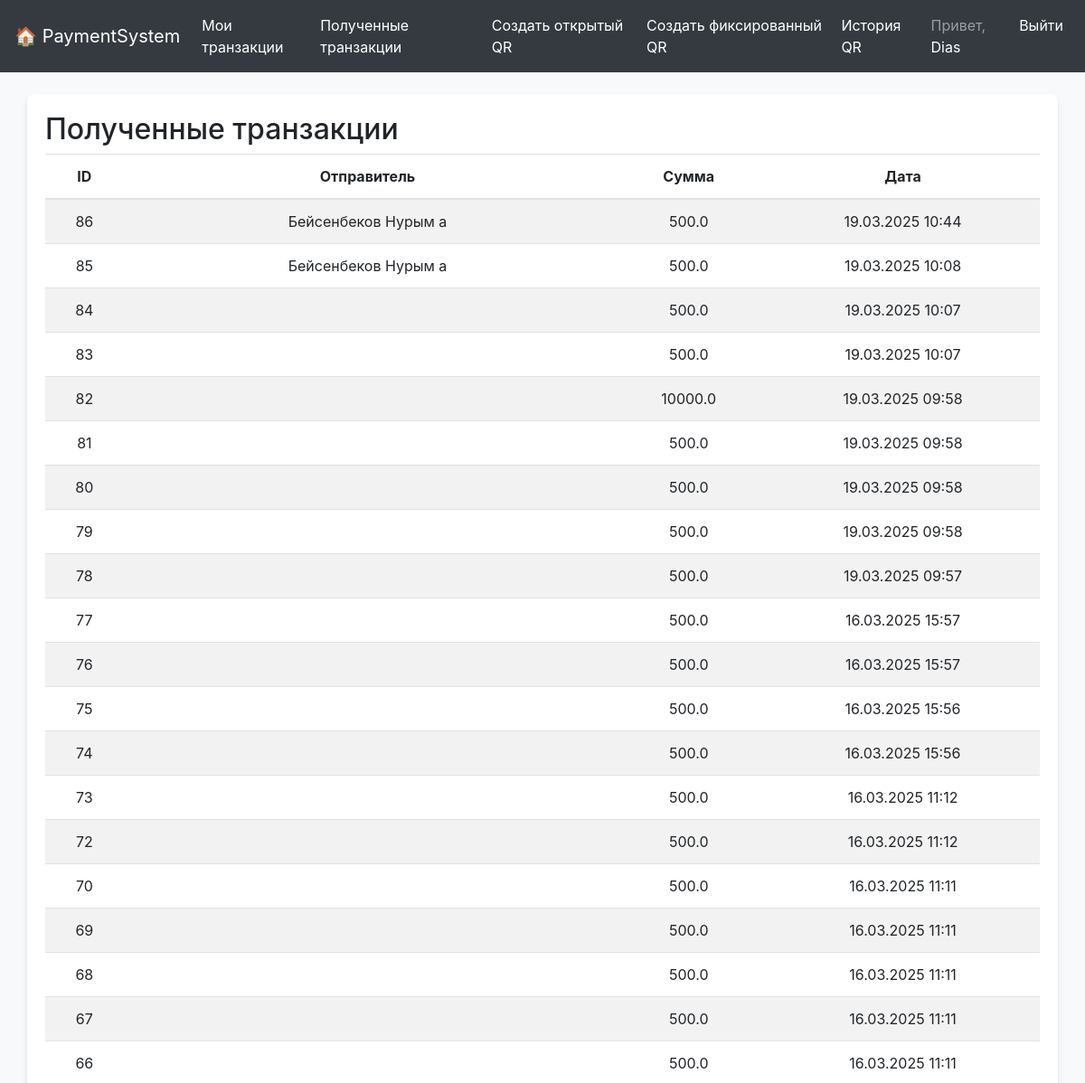
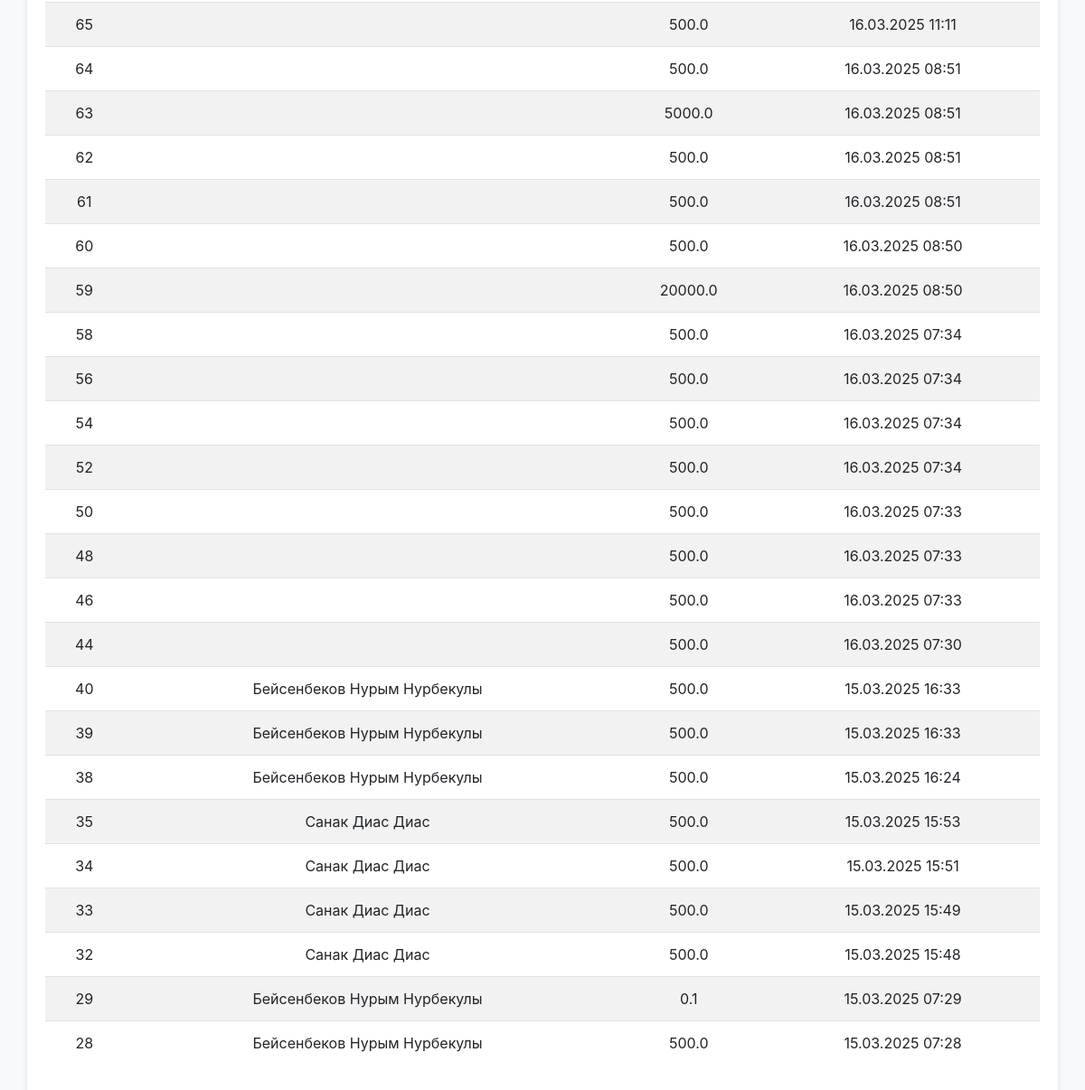
The page /received/ (signed in) on the database its author committed (2 pictures, top to bottom).
### payments/models.py (models this page shows, shortened)
class User(AbstractUser):
    balance = models.FloatField(default=0.0)
    ROLE_CHOICES = (
        ('admin', 'Администратор'),
        ('user', 'Обычный пользователь'),
    )
    account_number = models.CharField(max_length=16, unique=True, null=False, default=generate_account_number)
    full_name = models.CharField(max_length=255, blank=True)
    date_of_birth = models.DateField(null=True, blank=True)
    ACCOUNT_STATUS_CHOICES = (
        ('active', 'Активен'),
        ('blocked', 'Заблокирован'),
        ('frozen', 'Заморожен'),
    )
    account_status = models.CharField(max_length=10, choices=ACCOUNT_STATUS_CHOICES, default='active')
    role = models.CharField(max_length=10, choices=ROLE_CHOICES, default='user')

class Transaction(models.Model):
    sender = models.ForeignKey('User', related_name="sent_transactions", on_delete=models.CASCADE)
    receiver = models.ForeignKey('User', related_name="received_transactions", on_delete=models.CASCADE)
    amount = models.FloatField(validators=[MinValueValidator(0.01), MaxValueValidator(1000000000.0)])
    STATUS_CHOICES = (
        ('PENDING', 'Pending'),
        ('APPROVED', 'Approved'),
        ('REJECTED', 'Rejected'),
        ('SUSPICIOUS', 'Suspicious'),
    )
    status = models.CharField(max_length=10, choices=STATUS_CHOICES, default='PENDING')
    date = models.DateTimeField(auto_now_add=True)
    risk_score = models.FloatField(validators=[MinValueValidator(0.0), MaxValueValidator(100.0)], default=0.0)

### payments/views.py (the view)
# urls.py: path('received/', views.received_transactions, name='received_transactions'),
@login_required
def received_transactions(request):
    transactions = Transaction.objects.filter(receiver=request.user, status='APPROVED').order_by('-date')
    return render(request, 'payments/received_transactions.html', {'transactions': transactions})

### payments/templates/payments/received_transactions.html
{% extends 'payments/base.html' %}
{% block content %}
  <h2>Полученные транзакции</h2>
  <table class="table table-striped">
    <thead>
      <tr>
        <th>ID</th>
        <th>Отправитель</th>
        <th>Сумма</th>
        <th>Дата</th>
      </tr>
    </thead>
    <tbody>
      {% for tx in transactions %}
        <tr>
          <td>{{ tx.id }}</td>
          <td>{{ tx.sender.full_name }}</td>
          <td>{{ tx.amount }}</td>
          <td>{{ tx.date|date:"d.m.Y H:i" }}</td>
        </tr>
      {% empty %}
        <tr>
          <td colspan="4">Полученных транзакций не найдено.</td>
        </tr>
      {% endfor %}
    </tbody>
  </table>
{% endblock %}

### payments/templates/payments/base.html (shortened to what this page needs)
<!DOCTYPE html>
<html lang="ru">
<head>
  <link href="https://stackpath.bootstrapcdn.com/bootstrap/4.5.2/css/bootstrap.min.css" rel="stylesheet">
</head>
<body>
<nav class="navbar navbar-expand-lg navbar-dark">
  <a class="navbar-brand" href="{% url 'home' %}">🏠 PaymentSystem</a>
  <div class="collapse navbar-collapse" id="navbarContent">
    <ul class="navbar-nav mr-auto">
      {% if user.is_authenticated %}
        <li class="nav-item"><a class="nav-link" href="{% url 'sent_transactions' %}">Мои транзакции</a></li>
        <li class="nav-item"><a class="nav-link" href="{% url 'received_transactions' %}">Полученные транзакции</a></li>
        <li class="nav-item"><a class="nav-link" href="{% url 'create_open_qr' %}">Создать открытый QR</a></li>
        <li class="nav-item"><a class="nav-link" href="{% url 'create_fixed_qr' %}">Создать фиксированный QR</a></li>
        <li class="nav-item"><a class="nav-link" href="{% url 'qr_history' %}">История QR</a></li>
      {% endif %}
    </ul>
    <ul class="navbar-nav">
      {% if user.is_authenticated %}
        <li class="nav-item">
          <span class="nav-link">Привет,
            <a href="{% url 'profile' %}" class="text-warning">{{ user.username }}</a>
          </span>
        </li>
        <li class="nav-item">
          <a class="nav-link text-danger" href="{% url 'logout' %}">Выйти</a>
        </li>
      {% else %}
        <li class="nav-item"><a class="nav-link" href="{% url 'login' %}">Войти</a></li>
      {% endif %}
    </ul>
  </div>
</nav>
<div class="container mt-4">
  {% block content %}{% endblock %}
</div>
</body>
</html>

### payments/templates/payments/base.html (style rules this page uses)
body { background-color: #f8f9fa; }
.navbar { background-color: #343a40 !important; }
.navbar a { color: white !important; }
.container { background: white; padding: 20px; border-radius: 8px; box-shadow: 0px 4px 6px rgba(0, 0, 0, 0.1); }
.table th, .table td { text-align: center; }

### rows shown on the page
User: username "Dias"
Transaction: id "86", sender.full_name "Бейсенбеков Нурым а", amount "500.0", date "19.03.2025 10:44"
Transaction: id "85", sender.full_name "Бейсенбеков Нурым а", amount "500.0", date "19.03.2025 10:08"
Transaction: id "84", amount "500.0", date "19.03.2025 10:07"
Transaction: id "83", amount "500.0", date "19.03.2025 10:07"
Transaction: id "82", amount "10000.0", date "19.03.2025 09:58"
Transaction: id "81", amount "500.0", date "19.03.2025 09:58"
Transaction: id "80", amount "500.0", date "19.03.2025 09:58"
Transaction: id "79", amount "500.0", date "19.03.2025 09:58"
Transaction: id "78", amount "500.0", date "19.03.2025 09:57"
Transaction: id "77", amount "500.0", date "16.03.2025 15:57"
Transaction: id "76", amount "500.0", date "16.03.2025 15:57"
Transaction: id "75", amount "500.0", date "16.03.2025 15:56"
Transaction: id "74", amount "500.0", date "16.03.2025 15:56"
Transaction: id "73", amount "500.0", date "16.03.2025 11:12"
Transaction: id "72", amount "500.0", date "16.03.2025 11:12"
Transaction: id "70", amount "500.0", date "16.03.2025 11:11"
Transaction: id "69", amount "500.0", date "16.03.2025 11:11"
Transaction: id "68", amount "500.0", date "16.03.2025 11:11"
Transaction: id "67", amount "500.0", date "16.03.2025 11:11"
Transaction: id "66", amount "500.0", date "16.03.2025 11:11"
Transaction: id "65", amount "500.0", date "16.03.2025 11:11"
Transaction: id "64", amount "500.0", date "16.03.2025 08:51"
Transaction: id "63", amount "5000.0", date "16.03.2025 08:51"
Transaction: id "62", amount "500.0", date "16.03.2025 08:51"
Transaction: id "61", amount "500.0", date "16.03.2025 08:51"
Transaction: id "60", amount "500.0", date "16.03.2025 08:50"
Transaction: id "59", amount "20000.0", date "16.03.2025 08:50"
Transaction: id "58", amount "500.0", date "16.03.2025 07:34"
Transaction: id "56", amount "500.0", date "16.03.2025 07:34"
Transaction: id "54", amount "500.0", date "16.03.2025 07:34"
Transaction: id "52", amount "500.0", date "16.03.2025 07:34"
Transaction: id "50", amount "500.0", date "16.03.2025 07:33"
Transaction: id "48", amount "500.0", date "16.03.2025 07:33"
Transaction: id "46", amount "500.0", date "16.03.2025 07:33"
Transaction: id "44", amount "500.0", date "16.03.2025 07:30"
Transaction: id "40", sender.full_name "Бейсенбеков Нурым Нурбекулы", amount "500.0", date "15.03.2025 16:33"
Transaction: id "39", sender.full_name "Бейсенбеков Нурым Нурбекулы", amount "500.0", date "15.03.2025 16:33"
Transaction: id "38", sender.full_name "Бейсенбеков Нурым Нурбекулы", amount "500.0", date "15.03.2025 16:24"
Transaction: id "35", sender.full_name "Санак Диас Диас", amount "500.0", date "15.03.2025 15:53"
Transaction: id "34", sender.full_name "Санак Диас Диас", amount "500.0", date "15.03.2025 15:51"
Transaction: id "33", sender.full_name "Санак Диас Диас", amount "500.0", date "15.03.2025 15:49"
Transaction: id "32", sender.full_name "Санак Диас Диас", amount "500.0", date "15.03.2025 15:48"
Transaction: id "29", sender.full_name "Бейсенбеков Нурым Нурбекулы", amount "0.1", date "15.03.2025 07:29"
Transaction: id "28", sender.full_name "Бейсенбеков Нурым Нурбекулы", amount "500.0", date "15.03.2025 07:28"
